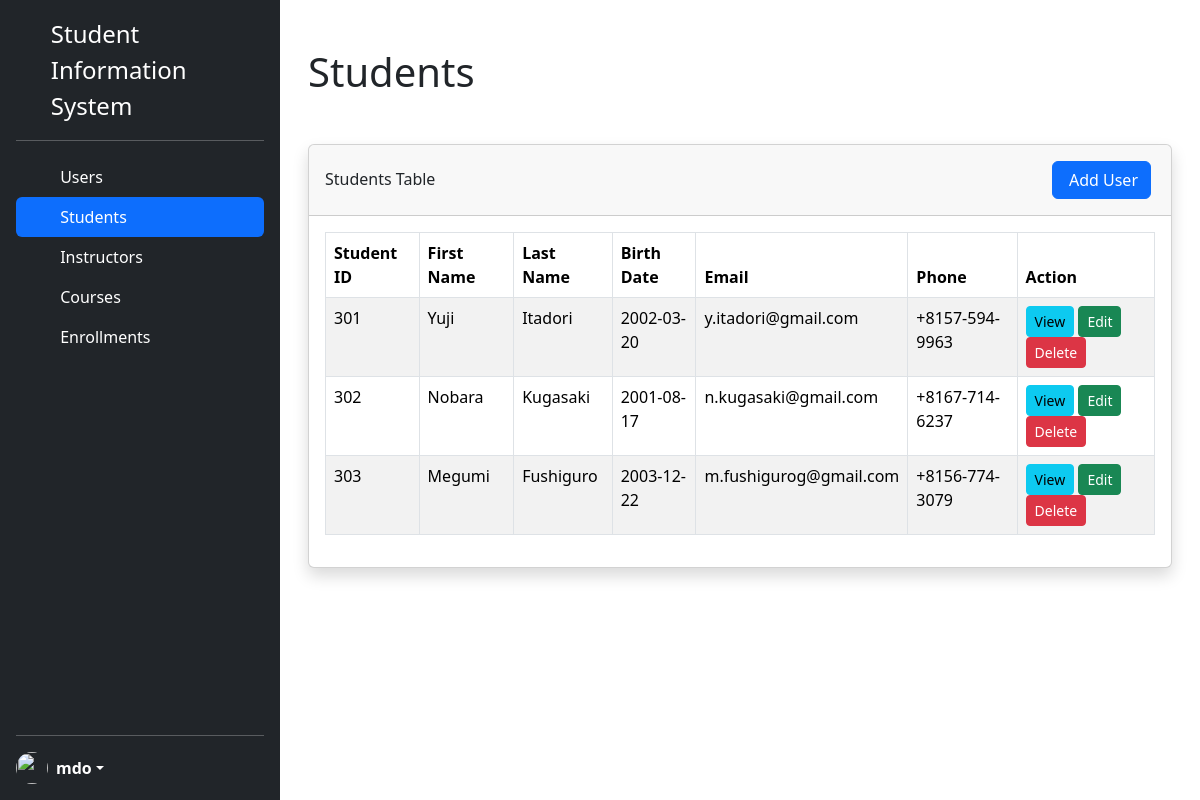
/student.php, run on the app's committed database.
### tables this page shows
CREATE TABLE students (
    StudentId INT NOT NULL AUTO_INCREMENT,
    FirstName VARCHAR(50) NOT NULL,
    LastName VARCHAR(50) NOT NULL,
    BirthDate DATE NOT NULL,
    Email VARCHAR(255) NOT NULL,
    PhoneNum VARCHAR(15) NOT NULL,
    PRIMARY KEY (StudentId)
);

### student.php (the view, shortened to what this page needs)
<!doctype html>
<html lang="en">
  <head>
    <link href="https://cdn.jsdelivr.net/npm/bootstrap@5.3.2/dist/css/bootstrap.min.css" rel="stylesheet">
    <link rel="stylesheet" href="//cdn.jsdelivr.net/npm/alertifyjs@1.13.1/build/css/alertify.min.css"/>
</head>
<body>
    <div class="container-fluid">
        <div class="row flex-nowrap">
            <div class="d-flex flex-column flex-shrink-0 p-3 text-bg-dark min-vh-100" style="width: 280px;">
                <a href="#" class="d-flex align-items-center mb-3 mb-md-0 me-md-auto text-white text-decoration-none">
                    <svg class="bi pe-none me-2" width="40" height="32"><use xlink:href="#bootstrap"/></svg>
                    <span class="fs-4">Student Information System</span>
                </a>
                <hr>
                <ul class="nav nav-pills flex-column mb-auto">
                <li class="nav-item">
                    <a href="index.php" class="nav-link text-white" aria-current="page">
                    <svg class="bi pe-none me-2" width="16" height="16"><use xlink:href="#index"/></svg>
                    Users
                    </a>
                </li>
                <li>
                    <a href="#" class="nav-link active">
                    <svg class="bi pe-none me-2" width="16" height="16"><use xlink:href="#speedometer2"/></svg>
                    Students
                    </a>
                </li>
                <li>
                    <a href="instructor.php" class="nav-link text-white">
                    <svg class="bi pe-none me-2" width="16" height="16"><use xlink:href="#table"/></svg>
                    Instructors
                    </a>
                </li>
                <li>
                    <a href="course.php" class="nav-link text-white">
                    <svg class="bi pe-none me-2" width="16" height="16"><use xlink:href="#grid"/></svg>
                    Courses
                    </a>
                </li>
                <li>
                    <a href="enrollments.php" class="nav-link text-white">
                    <svg class="bi pe-none me-2" width="16" height="16"><use xlink:href="#people-circle"/></svg>
                    Enrollments
                    </a>
                </li>
                </ul>
                <hr>
                <div class="dropdown">
                <a href="#" class="d-flex align-items-center text-white text-decoration-none dropdown-toggle" data-bs-toggle="dropdown" aria-expanded="false">
                    <img src="https://github.com/mdo.png" alt="" width="32" height="32" class="rounded-circle me-2">
                    <strong>mdo</strong>
                </a>
                </div>
            </div>
            <div class="col mx-3">
            <h1 class="my-5">Students</h1>
            <div class="card shadow">
                <div class="card-header py-3 d-flex flex-row align-items-center justify-content-between">
                    <h6 class="m-0 me-auto font-weight-bold">Students Table</h6>
                    <button type="button" class="btn btn-primary mx-1" data-bs-toggle="modal" data-bs-target="#studentAddModal"><i class="fa-solid fa-plus me-1"></i>Add User</button>
                </div>
                <div class="card-body">
                    <table id="myTable" class="table table-bordered table-striped">
                        <thead>
                            <tr>
                                <th>Student ID</th>
                                <th>First Name</th>
                                <th>Last Name</th>
                                <th>Birth Date</th>
                                <th>Email</th>
                                <th>Phone</th>
                                <th>Action</th>
                            </tr>
                        </thead>
                        <tbody>
                            <?php
                            require 'dbcon.php';
                            $query = "SELECT * FROM students";
                            $query_run = mysqli_query($con, $query);
                            if(mysqli_num_rows($query_run) > 0)
                            {
                                foreach($query_run as $student)
                                {
                                    ?>
                                    <tr>
                                        <td><?= $student['StudentId'] ?></td>
                                        <td><?= $student['FirstName'] ?></td>
                                        <td><?= $student['LastName'] ?></td>
                                        <td><?= $student['BirthDate'] ?></td>
                                        <td><?= $student['Email'] ?></td>
                                        <td><?= $student['PhoneNum'] ?></td>
                                        <td>
                                            <button type="button" value="<?=$student['StudentId'];?>" class="viewStudentBtn btn btn-info btn-sm">View</button>
                                            <button type="button" value="<?=$student['StudentId'];?>" class="editStudentBtn btn btn-success btn-sm">Edit</button>
                                            <button type="button" value="<?=$student['StudentId'];?>" class="deleteStudentBtn btn btn-danger btn-sm">Delete</button>
                                        </td>
                                    </tr>
                                    <?php
                                }
                            }
                            ?>
                        </tbody>
                    </table>
                </div>
            </div>
            </div>
        </div>
    </div>
</body>
</html>

### data on the page
students: StudentId "301", FirstName "Yuji", LastName "Itadori", BirthDate "2002-03-20", Email "y.itadori@gmail.com", PhoneNum "+8157-594-9963"
students: StudentId "302", FirstName "Nobara", LastName "Kugasaki", BirthDate "2001-08-17", Email "n.kugasaki@gmail.com", PhoneNum "+8167-714-6237"
students: StudentId "303", FirstName "Megumi", LastName "Fushiguro", BirthDate "2003-12-22", Email "m.fushigurog@gmail.com", PhoneNum "+8156-774-3079"
